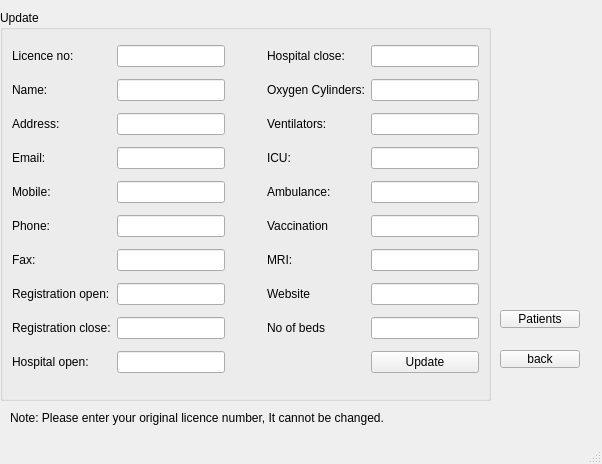
<?xml version="1.0" encoding="UTF-8"?>
<ui version="4.0">
 <class>Hospital</class>
 <widget class="QMainWindow" name="Hospital">
  <property name="geometry">
   <rect>
    <x>0</x>
    <y>0</y>
    <width>602</width>
    <height>464</height>
   </rect>
  </property>
  <property name="windowTitle">
   <string>MainWindow</string>
  </property>
  <widget class="QWidget" name="centralwidget">
   <widget class="QGroupBox" name="groupBox">
    <property name="geometry">
     <rect>
      <x>0</x>
      <y>10</y>
      <width>491</width>
      <height>391</height>
     </rect>
    </property>
    <property name="title">
     <string>Update</string>
    </property>
    <layout class="QGridLayout" name="gridLayout" columnstretch="1,3,1,1,3">
     <item row="6" column="2">
      <spacer name="horizontalSpacer">
       <property name="orientation">
        <enum>Qt::Horizontal</enum>
       </property>
       <property name="sizeHint" stdset="0">
        <size>
         <width>40</width>
         <height>20</height>
        </size>
       </property>
      </spacer>
     </item>
     <item row="2" column="0">
      <widget class="QLabel" name="label_3">
       <property name="text">
        <string>Address:</string>
       </property>
      </widget>
     </item>
     <item row="2" column="4">
      <widget class="QLineEdit" name="ventilator"/>
     </item>
     <item row="6" column="1">
      <widget class="QLineEdit" name="fax"/>
     </item>
     <item row="6" column="3">
      <widget class="QLabel" name="label_20">
       <property name="text">
        <string>MRI:</string>
       </property>
      </widget>
     </item>
     <item row="4" column="3">
      <widget class="QLabel" name="label_15">
       <property name="text">
        <string>Ambulance:</string>
       </property>
      </widget>
     </item>
     <item row="0" column="3">
      <widget class="QLabel" name="label_22">
       <property name="text">
        <string>Hospital close:</string>
       </property>
      </widget>
     </item>
     <item row="0" column="0">
      <widget class="QLabel" name="label">
       <property name="text">
        <string>Licence no:</string>
       </property>
      </widget>
     </item>
     <item row="5" column="4">
      <widget class="QLineEdit" name="vaccination"/>
     </item>
     <item row="9" column="0">
      <widget class="QLabel" name="label_10">
       <property name="text">
        <string>Hospital open:</string>
       </property>
      </widget>
     </item>
     <item row="9" column="4">
      <widget class="QPushButton" name="pushButton_update">
       <property name="text">
        <string>Update</string>
       </property>
      </widget>
     </item>
     <item row="3" column="3">
      <widget class="QLabel" name="label_18">
       <property name="text">
        <string>ICU:</string>
       </property>
      </widget>
     </item>
     <item row="5" column="3">
      <widget class="QLabel" name="label_19">
       <property name="text">
        <string>Vaccination</string>
       </property>
      </widget>
     </item>
     <item row="8" column="4">
      <widget class="QLineEdit" name="beds"/>
     </item>
     <item row="8" column="3">
      <widget class="QLabel" name="label_21">
       <property name="text">
        <string>No of beds</string>
       </property>
      </widget>
     </item>
     <item row="1" column="1">
      <widget class="QLineEdit" name="name"/>
     </item>
     <item row="5" column="0">
      <widget class="QLabel" name="label_6">
       <property name="text">
        <string>Phone:</string>
       </property>
      </widget>
     </item>
     <item row="4" column="4">
      <widget class="QLineEdit" name="ambulance"/>
     </item>
     <item row="0" column="1">
      <widget class="QLineEdit" name="licence"/>
     </item>
     <item row="4" column="1">
      <widget class="QLineEdit" name="mobile"/>
     </item>
     <item row="2" column="3">
      <widget class="QLabel" name="label_14">
       <property name="text">
        <string>Ventilators:</string>
       </property>
      </widget>
     </item>
     <item row="3" column="4">
      <widget class="QLineEdit" name="ICU"/>
     </item>
     <item row="9" column="1">
      <widget class="QLineEdit" name="hopen"/>
     </item>
     <item row="1" column="0">
      <widget class="QLabel" name="label_2">
       <property name="text">
        <string>Name:</string>
       </property>
      </widget>
     </item>
     <item row="5" column="1">
      <widget class="QLineEdit" name="phone"/>
     </item>
     <item row="3" column="0">
      <widget class="QLabel" name="label_4">
       <property name="text">
        <string>Email:</string>
       </property>
      </widget>
     </item>
     <item row="4" column="0">
      <widget class="QLabel" name="label_5">
       <property name="text">
        <string>Mobile:</string>
       </property>
      </widget>
     </item>
     <item row="0" column="4">
      <widget class="QLineEdit" name="hclose"/>
     </item>
     <item row="1" column="3">
      <widget class="QLabel" name="label_13">
       <property name="text">
        <string>Oxygen Cylinders:</string>
       </property>
      </widget>
     </item>
     <item row="6" column="0">
      <widget class="QLabel" name="label_7">
       <property name="text">
        <string>Fax:</string>
       </property>
      </widget>
     </item>
     <item row="3" column="1">
      <widget class="QLineEdit" name="email"/>
     </item>
     <item row="7" column="3">
      <widget class="QLabel" name="label_16">
       <property name="text">
        <string>Website</string>
       </property>
      </widget>
     </item>
     <item row="8" column="0">
      <widget class="QLabel" name="label_9">
       <property name="text">
        <string>Registration close:</string>
       </property>
      </widget>
     </item>
     <item row="8" column="1">
      <widget class="QLineEdit" name="rclose"/>
     </item>
     <item row="6" column="4">
      <widget class="QLineEdit" name="MRI"/>
     </item>
     <item row="1" column="4">
      <widget class="QLineEdit" name="oxygen"/>
     </item>
     <item row="7" column="0">
      <widget class="QLabel" name="label_8">
       <property name="text">
        <string>Registration open:</string>
       </property>
      </widget>
     </item>
     <item row="7" column="1">
      <widget class="QLineEdit" name="ropen"/>
     </item>
     <item row="7" column="4">
      <widget class="QLineEdit" name="website"/>
     </item>
     <item row="2" column="1">
      <widget class="QLineEdit" name="address"/>
     </item>
    </layout>
   </widget>
   <widget class="QPushButton" name="pushButton_patients">
    <property name="geometry">
     <rect>
      <x>500</x>
      <y>310</y>
      <width>80</width>
      <height>18</height>
     </rect>
    </property>
    <property name="text">
     <string>Patients</string>
    </property>
   </widget>
   <widget class="QPushButton" name="pushButton_back">
    <property name="geometry">
     <rect>
      <x>500</x>
      <y>350</y>
      <width>80</width>
      <height>18</height>
     </rect>
    </property>
    <property name="text">
     <string>back</string>
    </property>
   </widget>
   <widget class="QLabel" name="label_11">
    <property name="geometry">
     <rect>
      <x>10</x>
      <y>410</y>
      <width>451</width>
      <height>16</height>
     </rect>
    </property>
    <property name="text">
     <string>Note: Please enter your original licence number, It cannot be changed.</string>
    </property>
   </widget>
  </widget>
  <widget class="QMenuBar" name="menubar">
   <property name="geometry">
    <rect>
     <x>0</x>
     <y>0</y>
     <width>602</width>
     <height>17</height>
    </rect>
   </property>
  </widget>
  <widget class="QStatusBar" name="statusbar"/>
 </widget>
 <resources/>
 <connections/>
</ui>
